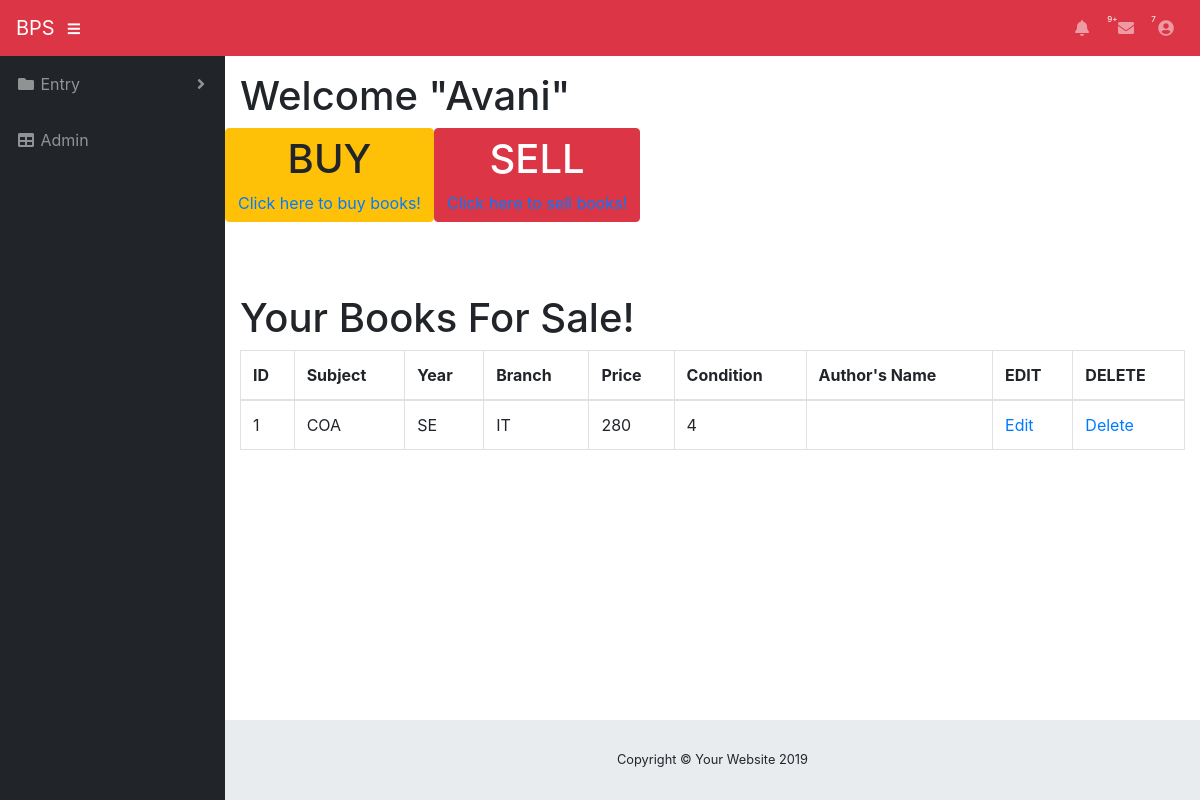
/BEP/buysell.php (signed in), run on the app's committed database.
### tables this page shows
CREATE TABLE `book_info` (
  `id` int(11) NOT NULL,
  `irn` varchar(255) NOT NULL,
  `subject` varchar(255) NOT NULL,
  `b_year` varchar(255) NOT NULL,
  `branch` varchar(255) NOT NULL,
  `price` varchar(255) NOT NULL,
  `condt` varchar(255) NOT NULL,
  `author_name` varchar(255) NOT NULL
);

### BEP/buysell.php (the view, shortened to what this page needs)
<?php include"includes/header.php";?>
<?php include"includes/navigation.php";?>
  <div id="wrapper">
    <?php include"includes/sidebar.php";?>
    <div id="content-wrapper">
      <div class="container-fluid">
      <h1>Welcome "<?php echo $_SESSION['first_name']; ?>"</h1>
     <div class="row">
     <div  class="btn btn-warning">
    <h1>BUY</h1>
     <a href="buybook.php">Click here to buy books!</a>
    </div>
    <br> <br> <br>
    <div  class="btn btn-danger">
    <h1>SELL</h1>
     <a href="sellbook.php">Click here to sell books!</a>
    </div>
     </div>
    <br> <br> <br>
<h1>Your Books For Sale!</h1>
     <table class="table table-bordered" id="turfs"  cellspacing="0">
              <thead>
                <tr>
                  <th>ID</th>
                  <th>Subject</th>
                  <th>Year</th>
                  <th>Branch</th>
                  <th>Price</th>
                  <th>Condition</th>
                  <th>Author's Name</th>
                  <th>EDIT</th>
                  <th>DELETE</th>
                </tr>
              </thead>
              <?php
                  $got_irn=$_SESSION['irn_no'];
                   $query = "SELECT * FROM book_info where irn = '$got_irn'";
                   $query_result = mysqli_query($connection,$query);
                   if($query_result)
                   {
                       $id2=1;
                       while($row = mysqli_fetch_assoc($query_result))
                       {
                                $subject=$row['subject'];
                                $b_year=$row['b_year'];
                                $branch=$row['branch'];
                                $price=$row['price'];
                                $condt=$row['condt'];
                                $author=$row['author_name'];
                                 $id=$row['id'];
                           echo
                           "  <tbody>
                           <tr>
                           <td>$id2</td>
                           <td>$subject</td>
                           <td>$b_year</td>
                           <td>$branch</td>
                           <td>$price</td>
                           <td>$condt</td>
                           <td>$author</td>
                           <td> <a href='edit.php?editid=$id'>Edit</a></td>
                           <td> <a href='buysell.php?delete=$id'>Delete</a></td>
                           </tr>
                       </tbody>";
                       $id2++;
                       }
                   }
                   else
                   {
                       echo "Error in query";
                   }
              ?>
             </table>
      </div>
      <footer class="sticky-footer">
        <div class="container my-auto">
          <div class="copyright text-center my-auto">
            <span>Copyright © Your Website 2019</span>
          </div>
        </div>
      </footer>
    </div>
  </div>
  <?php include"includes/footer.php";?>

### data on the page
book_info: subject "COA", b_year "SE", branch "IT", price "280", condt "4"

### other printed values
$_SESSION['first_name'] "Avani"
